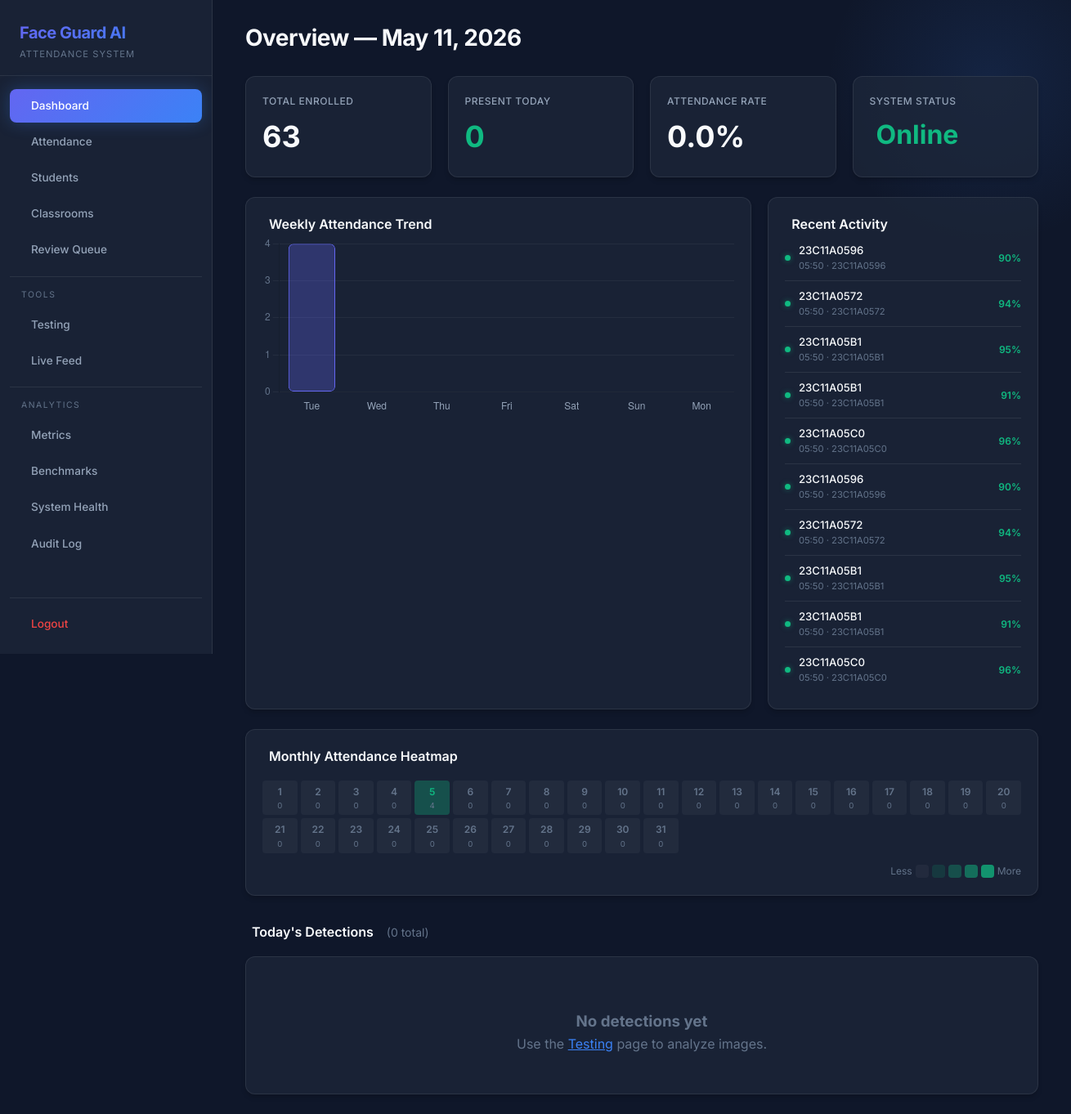
The app's page / (signed in) with its own data.
### src/utils/db.py (models this page shows)
class Base(DeclarativeBase):
    pass

class Student(Base):
    __tablename__ = "students"
    student_id    = Column(String, primary_key=True)
    name          = Column(String, nullable=False)
    roll_no       = Column(String, unique=True, nullable=False)
    enrolled_at   = Column(DateTime, default=datetime.utcnow)
    consent_given = Column(Boolean, default=False)
    consent_date  = Column(DateTime, nullable=True)
    photo_path    = Column(String, nullable=True)

### web/app.py (the view)
    @app.route("/")
    @login_required
    def dashboard():
        today = date.today()
        with get_session() as s:
            records = (
                s.query(AttendanceRecord)
                 .filter(func.date(AttendanceRecord.timestamp) == today)
                 .order_by(AttendanceRecord.timestamp.desc())
                 .limit(10)
                 .all()
            )
            total_students = s.query(Student).count()
            unique_today = (
                s.query(AttendanceRecord.student_id)
                 .filter(func.date(AttendanceRecord.timestamp) == today)
                 .distinct()
                 .count()
            )
            total_records = (
                s.query(AttendanceRecord)
                 .filter(func.date(AttendanceRecord.timestamp) == today)
                 .count()
            )
        weekly = get_weekly_summary()
        heatmap = get_monthly_heatmap()
        attendance_rate = round((unique_today / total_students * 100), 1) if total_students else 0
        recent_activity = []
        with get_session() as s:
            recent = (
                s.query(AttendanceRecord, Student.name)
                 .outerjoin(Student, AttendanceRecord.student_id == Student.student_id)
                 .order_by(AttendanceRecord.timestamp.desc())
                 .limit(10)
                 .all()
            )
            for r in recent:
                recent_activity.append({
                    "student_id": r.AttendanceRecord.student_id,
                    "name": r.name or r.AttendanceRecord.student_id,
                    "timestamp": r.AttendanceRecord.timestamp,
                    "confidence": r.AttendanceRecord.confidence,
                })
        return render_template(
            "dashboard.html",
            records=records, today=today, total_students=total_students,
            unique_today=unique_today, total_records=total_records,
            weekly=weekly, heatmap=heatmap, attendance_rate=attendance_rate,
            recent_activity=recent_activity,
        )

### src/utils/db.py (called while the page is built)
def get_session() -> Session:
    return SessionLocal()

def get_weekly_summary(end_date: date | None = None) -> list[dict]:
    if end_date is None:
        end_date = date.today()
    start_date = end_date - timedelta(days=6)
    with get_session() as s:
        results = []
        for i in range(7):
            d = start_date + timedelta(days=i)
            unique = (
                s.query(AttendanceRecord.student_id)
                 .filter(func.date(AttendanceRecord.timestamp) == d)
                 .distinct()
                 .count()
            )
            results.append({
                "date": d.isoformat(),
                "day": d.strftime("%a"),
                "count": unique,
            })
    return results

### web/auth.py (called while the page is built)
@login_manager.user_loader
def load_user(user_id):
    with get_session() as s:
        admin = s.query(AdminUser).get(int(user_id))
        if admin:
            return AuthUser(admin)
    return None

### web/templates/dashboard.html (shortened to what this page needs)
{% extends "base.html" %}
{% block page_title %}Overview — {{ today.strftime('%b %d, %Y') }}{% endblock %}
{% block content %}
<div class="stats-grid">
    <div class="glass-card stat-card">
        <span class="stat-label">Total Enrolled</span>
        <span class="stat-value">{{ total_students }}</span>
    </div>
    <div class="glass-card stat-card">
        <span class="stat-label">Present Today</span>
        <span class="stat-value" style="color: var(--success);">{{ unique_today }}</span>
    </div>
    <div class="glass-card stat-card">
        <span class="stat-label">Attendance Rate</span>
        <span class="stat-value">{{ attendance_rate }}%</span>
    </div>
    <div class="glass-card stat-card">
        <span class="stat-label">System Status</span>
        <span class="stat-value" style="color: var(--success); font-size: 2rem; display: flex; align-items: center; gap: 0.5rem;">
             Online
        </span>
    </div>
</div>
<div class="dashboard-grid" style="margin-top: 1.5rem;">
    <div class="glass-card" style="flex: 2;">
        <h2 class="section-title">
            Weekly Attendance Trend
        </h2>
        <div style="position: relative; height: 220px;">
            <canvas id="weeklyChart"></canvas>
        </div>
    </div>
    <div class="glass-card" style="flex: 1;">
        <h2 class="section-title">
            Recent Activity
        </h2>
        {% if recent_activity %}
        <div class="activity-feed">
            {% for a in recent_activity %}
            <div class="activity-item">
                <div class="activity-dot {% if a.confidence and a.confidence >= 0.45 %}dot-success{% else %}dot-warning{% endif %}"></div>
                <div class="activity-info">
                    <span class="activity-name">{{ a.name }}</span>
                    <span class="activity-time">{{ a.timestamp.strftime('%H:%M') }} · {{ a.student_id }}</span>
                </div>
                {% if a.confidence %}
                <span class="activity-conf" style="color: {% if a.confidence >= 0.45 %}var(--success){% else %}var(--warning){% endif %};">
                    {{ "%.0f"|format(a.confidence * 100) }}%
                </span>
                {% endif %}
            </div>
            {% endfor %}
        </div>
        {% else %}
        <div style="text-align: center; color: var(--text-muted); padding: 2rem;">
            <i class="ph ph-clock" style="font-size: 2rem; display: block; margin-bottom: 0.5rem; opacity: 0.4;"></i>
            <p>No activity yet</p>
        </div>
        {% endif %}
    </div>
</div>
<div class="glass-card" style="margin-top: 1.5rem;">
    <h2 class="section-title">
        Monthly Attendance Heatmap
    </h2>
    <div class="heatmap-grid">
        {% for day in heatmap %}
        <div class="heatmap-cell {% if day.count == 0 %}heat-0{% elif day.count <= 2 %}heat-1{% elif day.count <= 5 %}heat-2{% elif day.count <= 10 %}heat-3{% else %}heat-4{% endif %}"
             title="{{ day.date }}: {{ day.count }} student(s)">
            <span class="heatmap-day">{{ day.day }}</span>
            <span class="heatmap-count">{{ day.count }}</span>
        </div>
        {% endfor %}
    </div>
    <div class="heatmap-legend">
        <span style="color: var(--text-muted); font-size: 0.75rem;">Less</span>
        <div class="heatmap-cell heat-0" style="width: 16px; height: 16px;"></div>
        <div class="heatmap-cell heat-1" style="width: 16px; height: 16px;"></div>
        <div class="heatmap-cell heat-2" style="width: 16px; height: 16px;"></div>
        <div class="heatmap-cell heat-3" style="width: 16px; height: 16px;"></div>
        <div class="heatmap-cell heat-4" style="width: 16px; height: 16px;"></div>
        <span style="color: var(--text-muted); font-size: 0.75rem;">More</span>
    </div>
</div>
<h2 style="margin-top: 2rem; margin-bottom: 1rem;" class="section-title">
    Today's Detections
    <span style="font-size: 0.875rem; color: var(--text-muted); font-weight: 400; margin-left: 0.5rem;">({{ total_records }} total)</span>
</h2>
{% if records %}
<div class="table-container">
    <table id="attendanceTable">
        <thead><tr><th>Time</th><th>Student ID</th><th>Confidence</th><th>Status</th></tr></thead>
        <tbody>
            {% for r in records %}
            <tr>
                <td style="color: var(--text-secondary);">{{ r.timestamp.strftime('%H:%M:%S') }}</td>
                <td style="font-weight: 500;">{{ r.student_id }}</td>
                <td>
                    {% if r.confidence > 0.45 %}
                        <span style="color: var(--success);">{{ "%.1f"|format(r.confidence * 100) }}%</span>
                    {% elif r.confidence > 0.20 %}
                        <span style="color: var(--warning);">{{ "%.1f"|format(r.confidence * 100) }}%</span>
                    {% else %}
                        <span style="color: var(--danger);">{{ "%.1f"|format(r.confidence * 100) }}%</span>
                    {% endif %}
                </td>
                <td>
                    {% if r.confidence > 0.45 %}<span class="badge badge-success">Verified</span>
                    {% else %}<span class="badge badge-warning">Review</span>{% endif %}
                </td>
            </tr>
            {% endfor %}
        </tbody>
    </table>
</div>
{% else %}
<div class="glass-card empty-state">
    <h3>No detections yet</h3>
    <p>Use the <a href="{{ url_for('testing') }}" style="color: var(--accent-primary);">Testing</a> page to analyze images.</p>
</div>
{% endif %}
{% endblock %}
{% block scripts %}
<script>
const weeklyData = {{ weekly | tojson }};
const ctx = document.getElementById('weeklyChart').getContext('2d');
new Chart(ctx, {
    type: 'bar',
    data: {
        labels: weeklyData.map(d => d.day),
        datasets: [{
            label: 'Students Present',
            data: weeklyData.map(d => d.count),
            backgroundColor: weeklyData.map((d, i) =>
                i === weeklyData.length - 1 ? 'rgba(99, 102, 241, 0.8)' : 'rgba(99, 102, 241, 0.3)'
            ),
            borderColor: 'rgba(99, 102, 241, 1)', borderWidth: 1,
            borderRadius: 6, borderSkipped: false,
        }]
    },
    options: {
        responsive: true, maintainAspectRatio: false,
        plugins: { legend: { display: false },
            tooltip: { backgroundColor: 'rgba(15,23,42,0.9)', cornerRadius: 8, padding: 12 }
        },
        scales: {
            y: { beginAtZero: true, ticks: { color: '#64748b', stepSize: 1 }, grid: { color: 'rgba(255,255,255,0.05)' } },
            x: { ticks: { color: '#94a3b8' }, grid: { display: false } }
        }
    }
});
</script>
{% endblock %}

### web/static/styles.css (style rules this page uses)
:root { --bg-base: #0f172a; --bg-surface: rgba(30, 41, 59, 0.7); --bg-surface-hover: rgba(51, 65, 85, 0.8); --accent-primary: #3b82f6; --accent-primary-hover: #2563eb; --accent-gradient: linear-gradient(135deg, #6366f1, #3b82f6); --accent-gradient-hover: linear-gradient(135deg, #4f46e5, #2563eb); --success: #10b981; --warning: #f59e0b; --danger: #ef4444; --text-primary: #f8fafc; --text-secondary: #94a3b8; --text-muted: #64748b; --border-light: rgba(255, 255, 255, 0.08); --border-highlight: rgba(255, 255, 255, 0.15); --sidebar-width: 260px; --radius-sm: 8px; --radius-md: 12px; --radius-lg: 20px; --glass-blur: blur(12px); --shadow-sm: 0 4px 6px -1px rgba(0, 0, 0, 0.2); --shadow-md: 0 10px 15px -3px rgba(0, 0, 0, 0.4); --shadow-glow: 0 0 20px rgba(59, 130, 246, 0.3); --transition: all 0.3s cubic-bezier(0.4, 0, 0.2, 1); }
* { margin: 0; padding: 0; box-sizing: border-box; }
body { font-family: 'Inter', sans-serif; background-color: var(--bg-base); color: var(--text-primary); line-height: 1.6; display: flex; min-height: 100vh; overflow-x: hidden; }
.section-title { font-size: 1rem; font-weight: 600; display: flex; align-items: center; gap: 0.5rem; }
.glass-card { background: var(--bg-surface); backdrop-filter: var(--glass-blur); -webkit-backdrop-filter: var(--glass-blur); border: 1px solid var(--border-light); border-radius: var(--radius-md); padding: 1.25rem; box-shadow: var(--shadow-sm); transition: var(--transition); }
.stats-grid { display: grid; grid-template-columns: repeat(auto-fit, minmax(180px, 1fr)); gap: 1.25rem; }
.stat-card { display: flex; flex-direction: column; gap: 0.35rem; }
.stat-label { font-size: 0.75rem; color: var(--text-secondary); font-weight: 500; text-transform: uppercase; letter-spacing: 0.5px; }
.stat-value { font-size: 2.25rem; font-weight: 700; color: var(--text-primary); }
.dashboard-grid { display: flex; gap: 1.25rem; }
.activity-feed { display: flex; flex-direction: column; }
.activity-item { display: flex; align-items: center; gap: 0.6rem; padding: 0.5rem 0; border-bottom: 1px solid var(--border-light); }
.activity-item:last-child { border-bottom: none; }
.activity-dot { width: 7px; height: 7px; border-radius: 50%; flex-shrink: 0; }
.dot-success { background: var(--success); box-shadow: 0 0 6px rgba(16,185,129,0.5); }
.activity-info { flex: 1; min-width: 0; }
.activity-name { font-size: 0.825rem; font-weight: 500; display: block; white-space: nowrap; overflow: hidden; text-overflow: ellipsis; }
.activity-time { font-size: 0.7rem; color: var(--text-muted); display: block; }
.activity-conf { font-size: 0.75rem; font-weight: 600; flex-shrink: 0; }
.heatmap-grid { display: grid; grid-template-columns: repeat(auto-fill, minmax(42px, 1fr)); gap: 4px; margin-top: 1rem; }
.heatmap-cell { aspect-ratio: 1; border-radius: 4px; display: flex; flex-direction: column; align-items: center; justify-content: center; font-size: 0.7rem; cursor: default; transition: var(--transition); }
.heatmap-day { font-weight: 600; font-size: 0.75rem; }
.heatmap-count { font-size: 0.6rem; color: var(--text-muted); }
.heat-0 { background: rgba(255,255,255,0.04); color: var(--text-muted); }
.heat-1 { background: rgba(16,185,129,0.15); color: var(--success); }
.heat-2 { background: rgba(16,185,129,0.3); color: var(--success); }
.heat-3 { background: rgba(16,185,129,0.5); color: white; }
.heat-4 { background: rgba(16,185,129,0.75); color: white; }
.heatmap-legend { display: flex; align-items: center; gap: 4px; margin-top: 0.75rem; justify-content: flex-end; }
.empty-state { text-align: center; padding: 3rem 2rem; color: var(--text-muted); }

### records on screen
Student: name "23C11A0596", timestamp "05:50", student_id "23C11A0596", confidence "90"
Student: name "23C11A0572", timestamp "05:50", student_id "23C11A0572", confidence "94"
Student: name "23C11A05B1", timestamp "05:50", student_id "23C11A05B1", confidence "95", confidence "91"
Student: name "23C11A05C0", timestamp "05:50", student_id "23C11A05C0", confidence "96"

### other values on screen
{{ total_students }} "63"
{{ unique_today }} "0"
{{ attendance_rate }} "0.0"
{{ day.day }} "1" "2" "3" "4" "5" "6" "7" "8" "9" "10" "11" "12" "13" "14" "15" "16" "17" "18" "19" "20" "21" "22" "23" "24" "25" "26" "27" "28" "29" "30" "31"
{{ day.count }} "0" "0" "0" "0" "4" "0" "0" "0" "0" "0" "0" "0" "0" "0" "0" "0" "0" "0" "0" "0" "0" "0" "0" "0" "0" "0" "0" "0" "0" "0" "0"
{{ total_records }} "0"
